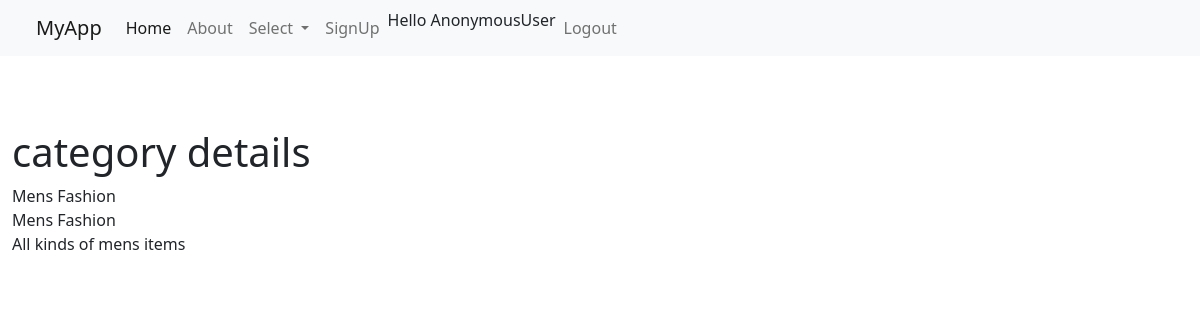
The app's page /show_category/1 with its own data.
### shop/models.py (models this page shows)
class Category(models.Model):
    category_name=models.CharField(max_length=50,null=True,blank=True)
    category_description=models.TextField(null = True, blank=True)
    def __str__(self):
        return self.category_name

### shop/views.py (the view)
# urls.py: path('show_category/<str:pk>',views.show_category,name='show_category'),
def show_category(request, pk):
    category = Category.objects.get(id=pk)
    context = {
        "category": category,
    }
    print(category)
    return render(request, "category_details.html", context=context)

### template/category_details.html (shortened to what this page needs)
{% extends 'master.html' %}
{% block content %}
    <div><h1>category details</h1></div>
    <div>{{category.category_name}}</div>
    <div>{{category.category_name}}</div>
    <div>{{category.category_description}}</div>
{%endblock%}

### records on screen
Category: category_name "Mens Fashion", category_description "All kinds of mens items"

### other values on screen
{{ request.user }} "AnonymousUser"
